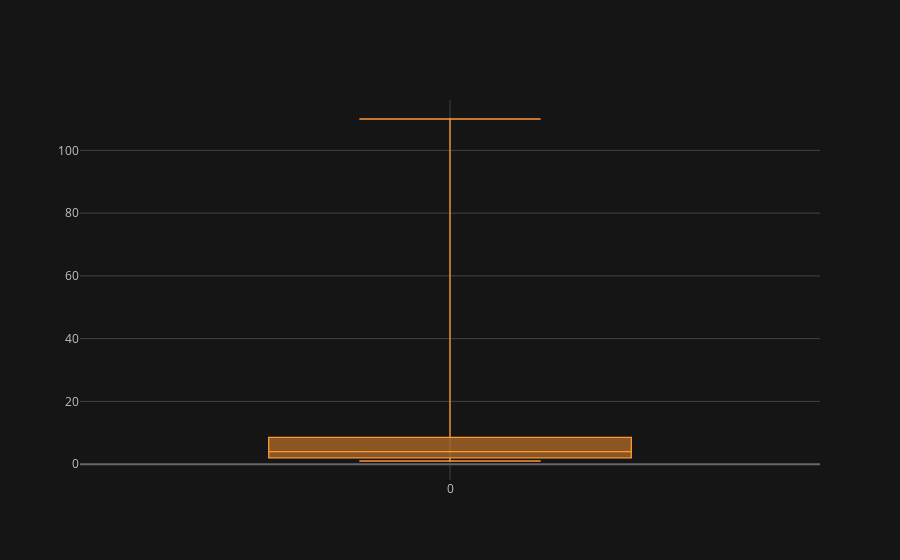

Here is the notebook cell this chart was saved with:
### Code cell
df1 = pd.DataFrame([1,2,1,2,4,5,8,10,11,2,1,3,4,5,2,110,11])
df1.iplot(kind='box')
sns.boxplot(data=a)

### Figure 1 — Plotly figure (JSON) as saved in the notebook; plotly's stock layout.template omitted (floating-point values rounded to 4 significant figures)
{"data": [{"boxpoints": false, "line": {"width": 1.3}, "marker": {"color": "rgba(255, 153, 51, 1.0)"}, "name": "0", "orientation": "v", "type": "box", "y": [1, 2, 1, 2, 4, 5, 8, 10, 11, 2, 1, 3, 4, 5, 2, 110, 11]}], "layout": {"legend": {"bgcolor": "#151516", "font": {"color": "#D9D9D9"}}, "paper_bgcolor": "#151516", "plot_bgcolor": "#151516", "title": {"font": {"color": "#D9D9D9"}}, "xaxis": {"gridcolor": "#434343", "showgrid": true, "tickfont": {"color": "#C2C2C2"}, "title": {"font": {"color": "#D9D9D9"}, "text": ""}, "zerolinecolor": "#666570"}, "yaxis": {"gridcolor": "#434343", "showgrid": true, "tickfont": {"color": "#C2C2C2"}, "title": {"font": {"color": "#D9D9D9"}, "text": ""}, "zerolinecolor": "#666570"}}}
